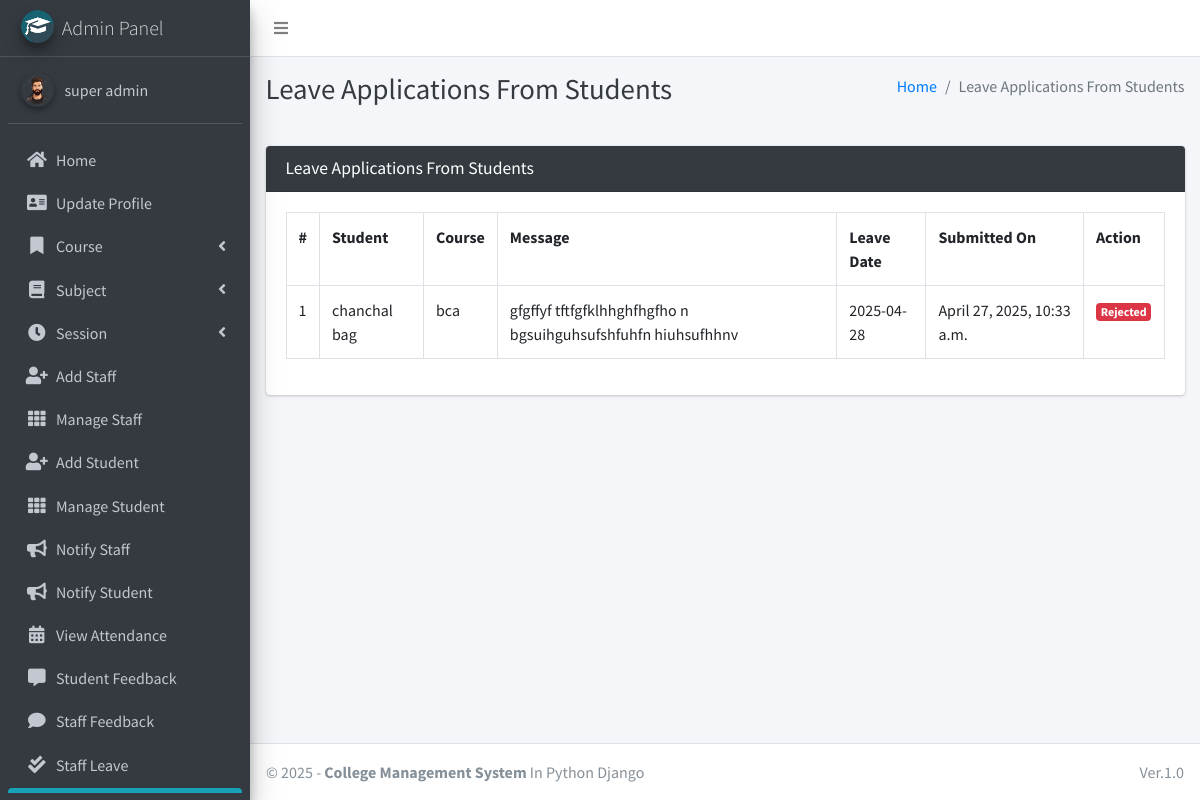
The app's page /student/view/leave/ (signed in), older data.
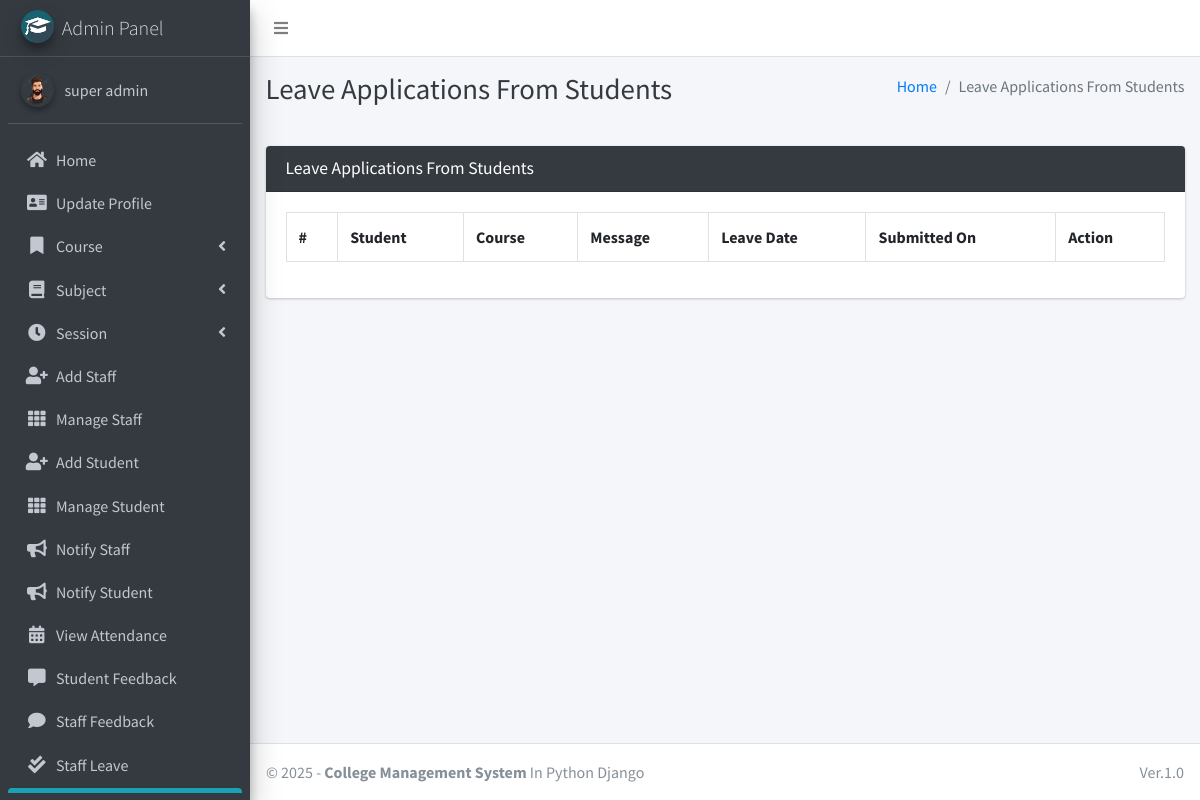
The same page, newer data.
### main_app/models.py (models this page shows)
class LeaveReportStudent(models.Model):
    student = models.ForeignKey(Student, on_delete=models.CASCADE)
    date = models.CharField(max_length=60)
    message = models.TextField()
    status = models.SmallIntegerField(default=0)
    created_at = models.DateTimeField(auto_now_add=True)
    updated_at = models.DateTimeField(auto_now=True)

class Student(models.Model):
    admin = models.OneToOneField(CustomUser, on_delete=models.CASCADE)
    course = models.ForeignKey(Course, on_delete=models.DO_NOTHING, null=True, blank=False)
    session = models.ForeignKey(Session, on_delete=models.DO_NOTHING, null=True)
    def __str__(self):
        return self.admin.first_name + " " + self.admin.last_name

class CustomUser(AbstractUser):
    USER_TYPE = ((1, "HOD"), (2, "Staff"), (3, "Student"))
    GENDER = [("M", "Male"), ("F", "Female")]
    username = None  # Removed username, using email instead
    email = models.EmailField(unique=True)
    user_type = models.CharField(default=1, choices=USER_TYPE, max_length=1)
    gender = models.CharField(max_length=1, choices=GENDER)
    profile_pic = models.ImageField()
    address = models.TextField()
    fcm_token = models.TextField(default="")  # For firebase notifications
    created_at = models.DateTimeField(auto_now_add=True)
    updated_at = models.DateTimeField(auto_now=True)
    USERNAME_FIELD = "email"
    REQUIRED_FIELDS = []
    objects = CustomUserManager()
    def __str__(self):
        return self.first_name + " " + self.last_name

class Course(models.Model):
    name = models.CharField(max_length=120)
    created_at = models.DateTimeField(auto_now_add=True)
    updated_at = models.DateTimeField(auto_now=True)
    def __str__(self):
        return self.name

### main_app/hod_views.py (the view, shortened to what this page needs)
# urls.py: path("student/view/leave/", hod_views.view_student_leave,
@csrf_exempt
def view_student_leave(request):
    if request.method != 'POST':
        allLeave = LeaveReportStudent.objects.all()
        context = {
            'allLeave': allLeave,
            'page_title': 'Leave Applications From Students'
        }
        return render(request, "hod_template/student_leave_view.html", context)

### main_app/templates/hod_template/student_leave_view.html (shortened to what this page needs)
{% extends 'main_app/base.html' %}
{% load static %}
{% block page_title %}{{page_title}}{% endblock page_title %}
{% block content %}
<section class="content">
    <div class="container-fluid">
        <div class="row">
            <div class="col-md-12">
                <div class="card card-dark">
                    <div class="card-header">
                        <h3 class="card-title">{{page_title}}</h3>
                    </div>
                    <div class="table card-body">
                        <table class="table table-bordered table-hover">
                            <tr>
                                <th>#</th>
                                <th>Student</th>
                                <th>Course</th>
                                <th>Message</th>
                                <th>Leave Date</th>
                                <th>Submitted On</th>
                                <th>Action</th>
                            </tr>
                            {% for leave in  allLeave %}
                              <tr>
                                  <td>{{forloop.counter}}</td>
                                  <td>{{leave.student}}</td>
                                  <td>{{leave.student.course}}</td>
                                  <td>{{leave.message}}</td>
                                  <td>{{leave.date}}</td>
                                  <td>{{leave.created_at}}</td>
                                      {% if leave.status == 0 %}
                                           <td> <button data-toggle = "modal" data-target = "#reply_modal" value="{{leave.id}}" class="btn btn-success reply_open_modal">Reply</button>
{% elif leave.status == -1 %}
<td><span  class='badge badge-danger'>Rejected</span></td>
{% else %}
<td><span  class='badge badge-success'>Approved</span></td>
                                            <td>{{feedback.updated_at}}</td>
                                      {% endif %}
                              </tr>
                            {% endfor %}
                        </table>
                    </div>
                    </div>
            </div>
        </div>
    </div>
</section>
{% endblock content %}

Row changes from the older to the newer data that the page shows:
removed LeaveReportStudent: student "chanchal bag", student.course "bca", message "gfgffyf tftfgfklhhghfhgfho n bgsuihguhsufshfuhfn hiuhsufhhnv", date "2025-04-28", created_at "April 27, 2025, 10:33 a.m.", status "Rejected"
